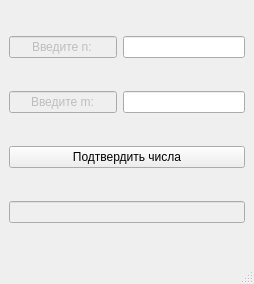
<?xml version="1.0" encoding="UTF-8"?>
<ui version="4.0">
 <class>MainWindow</class>
 <widget class="QMainWindow" name="MainWindow">
  <property name="geometry">
   <rect>
    <x>0</x>
    <y>0</y>
    <width>254</width>
    <height>284</height>
   </rect>
  </property>
  <property name="windowTitle">
   <string>MainWindow</string>
  </property>
  <widget class="QWidget" name="centralwidget">
   <layout class="QGridLayout" name="gridLayout">
    <item row="0" column="0" colspan="2">
     <widget class="QLineEdit" name="lineEdit">
      <property name="enabled">
       <bool>false</bool>
      </property>
      <property name="text">
       <string>Введите n:</string>
      </property>
      <property name="alignment">
       <set>Qt::AlignCenter</set>
      </property>
     </widget>
    </item>
    <item row="0" column="2">
     <widget class="QLineEdit" name="lineEdit_2">
      <property name="alignment">
       <set>Qt::AlignCenter</set>
      </property>
     </widget>
    </item>
    <item row="2" column="0" colspan="3">
     <widget class="QPushButton" name="pushButton">
      <property name="text">
       <string>Подтвердить числа</string>
      </property>
     </widget>
    </item>
    <item row="3" column="0" colspan="3">
     <widget class="QLineEdit" name="lineEdit_5">
      <property name="enabled">
       <bool>false</bool>
      </property>
      <property name="alignment">
       <set>Qt::AlignCenter</set>
      </property>
     </widget>
    </item>
    <item row="1" column="2">
     <widget class="QLineEdit" name="lineEdit_4">
      <property name="alignment">
       <set>Qt::AlignCenter</set>
      </property>
     </widget>
    </item>
    <item row="1" column="0" colspan="2">
     <widget class="QLineEdit" name="lineEdit_3">
      <property name="enabled">
       <bool>false</bool>
      </property>
      <property name="text">
       <string>Введите m:</string>
      </property>
      <property name="alignment">
       <set>Qt::AlignCenter</set>
      </property>
     </widget>
    </item>
   </layout>
  </widget>
  <widget class="QMenuBar" name="menubar">
   <property name="geometry">
    <rect>
     <x>0</x>
     <y>0</y>
     <width>254</width>
     <height>22</height>
    </rect>
   </property>
  </widget>
  <widget class="QStatusBar" name="statusbar"/>
 </widget>
 <resources/>
 <connections/>
</ui>
